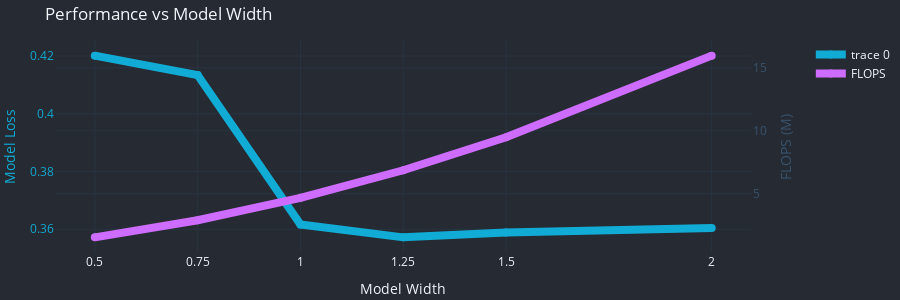

The code cell stored with this chart in its notebook:
### Code cell
width = [0.5, 0.75, 1, 1.25, 1.5, 2.0]
flops = [1.53, 2.89, 4.67, 6.86, 9.48, 15.97]
params = [4865, 8906, 14237, 20686, 28473, 47573]
loss = [0.42014, 0.41343, 0.36162, 0.35719, 0.35887, 0.36043]

fig = make_subplots(specs=[[{"secondary_y": True}]])

fig.add_trace(go.Scatter(
    x=width,
    y=loss,
    line_width=8,
    line_color=primary_color,
    marker_size=8,
), secondary_y=False)

fig.add_trace(go.Scatter(
    x=width,
    y=flops,
    name="FLOPS",
    line_width=8,
    line_color=secondary_color,
    marker_size=8,
), secondary_y=True)

fig.update_xaxes(title_text="Model Width", tickvals=width)

fig.update_yaxes(title_text="Model Loss", secondary_y=False, color=primary_color)
fig.update_yaxes(title_text="FLOPS (M)", secondary_y=True, color=secondar_color)

fig.update_layout(
    plot_bgcolor=bg_color,
    paper_bgcolor=bg_color,
    margin=dict(l=10, r=5, t=40, b=20),
    height=300,
    title="Performance vs Model Width",
)
fig.write_html(dst_path / f"ablation-width.html", include_plotlyjs='cdn', full_html=False)
fig.show()

### Figure 1 — Plotly figure (JSON) as saved in the notebook; plotly's stock layout.template omitted (floating-point values rounded to 4 significant figures)
{"data": [{"line": {"color": "#11acd5", "width": 8}, "marker": {"size": 8}, "type": "scatter", "x": [0.5, 0.75, 1, 1.25, 1.5, 2], "xaxis": "x", "y": [0.4201, 0.4134, 0.3616, 0.3572, 0.3589, 0.3604], "yaxis": "y"}, {"line": {"color": "#ce6cff", "width": 8}, "marker": {"size": 8}, "name": "FLOPS", "type": "scatter", "x": [0.5, 0.75, 1, 1.25, 1.5, 2], "xaxis": "x", "y": [1.53, 2.89, 4.67, 6.86, 9.48, 15.97], "yaxis": "y2"}], "layout": {"height": 300, "margin": {"b": 20, "l": 10, "r": 5, "t": 40}, "paper_bgcolor": "rgba(38,42,50,1.0)", "plot_bgcolor": "rgba(38,42,50,1.0)", "title": {"text": "Performance vs Model Width"}, "xaxis": {"anchor": "y", "domain": [0, 0.94], "tickvals": [0.5, 0.75, 1, 1.25, 1.5, 2], "title": {"text": "Model Width"}}, "yaxis": {"anchor": "x", "color": "#11acd5", "domain": [0, 1], "title": {"text": "Model Loss"}}, "yaxis2": {"anchor": "x", "color": "rgb(55, 83, 109)", "overlaying": "y", "side": "right", "title": {"text": "FLOPS (M)"}}}}
